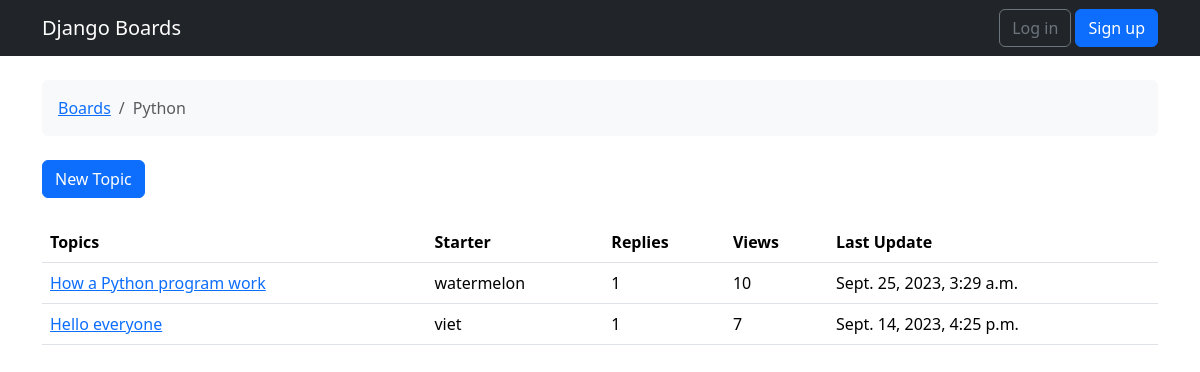
The page /board/1/ on the database its author committed.
### boards/models.py (models this page shows, shortened)
class Board(models.Model):
    name = models.CharField(max_length=50, unique=True)
    description = models.TextField(max_length=200)

class Topic(models.Model):
    subject = models.CharField(max_length=100)
    last_update = models.DateTimeField(auto_now_add=True)
    starter = models.ForeignKey(User, on_delete=models.CASCADE, related_name='topics')
    board = models.ForeignKey(Board, on_delete=models.CASCADE, related_name='topics')
    views = models.PositiveIntegerField(default=0)

### boards/views.py (the view)
# urls.py: path('board/<int:id>/', views.board_topics, name='board'),
def board_topics(request, id):
    board = get_object_or_404(Board, pk=id)
    topics = board.topics.order_by('-last_update').annotate(replies=Count('posts') - 1)
    return render(request, 'topics.html', {'board':board, 'topics':topics})

### boards/templates/topics.html
{% extends 'base.html' %}
{% load static %}
{% block breadcrumb %}
<li class="breadcrumb-item"><a href="{% url 'home' %}">Boards</a></li>
<li class="breadcrumb-item active">{{ board.name }}</li>
{% endblock %}
{% block content %}
<div class="mb-4">
    <a href="{% url 'new-topic' id=board.pk %}" class="btn btn-primary">New Topic</a>
</div>
<table class="table">
    <thead class="thead-inverse">
      <tr>
        <th>Topics</th>
        <th>Starter</th>
        <th>Replies</th>
        <th>Views</th>
        <th>Last Update</th>
      </tr>
    </thead>
    <tbody>
      {% for topic in topics %}
        <tr>
          <td><a href="{% url 'topic_posts' id=board.pk topic_id=topic.pk %}">{{ topic.subject }}</a></td>
          <td>{{ topic.starter.username }}</td>
          <td>{{ topic.replies }}</td>
          <td>{{ topic.views }}</td>
          <td>{{ topic.last_update }}</td>
        </tr>
      {% endfor %}
    </tbody>
  </table>
{% endblock %}

### rows shown on the page
Board: name "Python"
Topic: subject "How a Python program work", starter.username "watermelon", replies "1", views "10", last_update "Sept. 25, 2023, 3:29 a.m."
Topic: subject "Hello everyone", starter.username "viet", replies "1", views "7", last_update "Sept. 14, 2023, 4:25 p.m."
